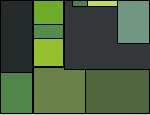
Frame 1 (no input)
Frame 60 (the mouse pressed at the canvas centre just before this capture): identical to frame 1, image omitted
Frame 120 (the mouse held since frame 60 and released just before this capture): identical to frame 1, image omitted

The Processing sketch that drew this single still picture (run headless with seeded random() and noise(); from frame 60 on, the mouse is pressed at the canvas centre):

// Processing sketch: processing_32697
// ── processing_32697.pde

/* 
 Elizabeth Umbrino 
 August 3, 2011
 Geometry Homework
 */

void setup() {
  size (150, 115);
}

void draw() {
  colorMode(RGB);

  fill(79, 133, 72);
  rect(0, 70, 32, 43);
  // (x, y, w, h)

  // fill(106,129,72);
  // rect(width/2, height/2, 52, 46);
  // what is width/#?

  fill(106, 129, 72);
  rect(33, 67, 52, 46);

  fill(78, 101, 62);
  rect(85, 67, 64, 46);


  fill(37, 42, 43);
  rect(0, 0, 32, 72);


  fill(109, 173, 40);
  rect(33, 0, 30, 24);

  fill(83, 141, 74);
  rect(33, 24, 30, 17);

  fill(148, 193, 44);
  rect(33, 38, 30, 28);
  
    fill(51, 55, 57);
  rect(	64, 0,	87, 69);
  
    fill(194, 221, 82);
  rect(85, 0, 40, 6);

fill(75, 128, 90);
  rect(72, 0, 15, 6);
  


fill(113, 151, 130);
  rect(117, 0, 32, 43);


  
  
}
